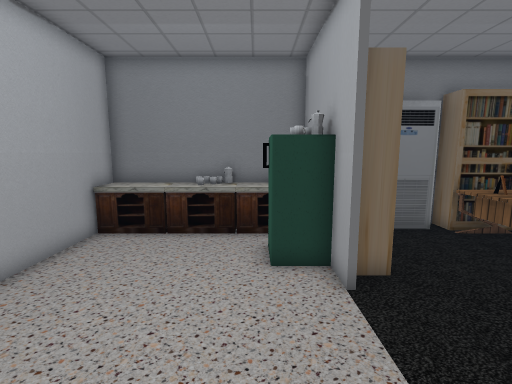
[1] (above)

18 first-person views from a walk through a 3-D level made in the Unity game engine. The camera is 1.5 m above the floor, tilts 8° down and sees 85° across. The floor is counted in squares, 0.5 m on a side. Each view is taken from the middle of a square. On the plan, view 1 faces up. The plan holds only what a view shows up to about 20 squares ahead; the rest is blank. The place goes on beyond the plan. The player character is not drawn. Some surface patterns are stand-ins.

[2]
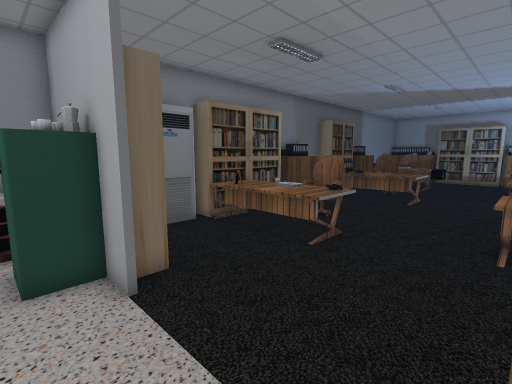

[3]
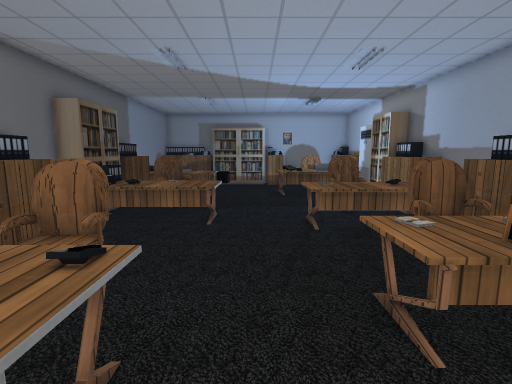

[4]
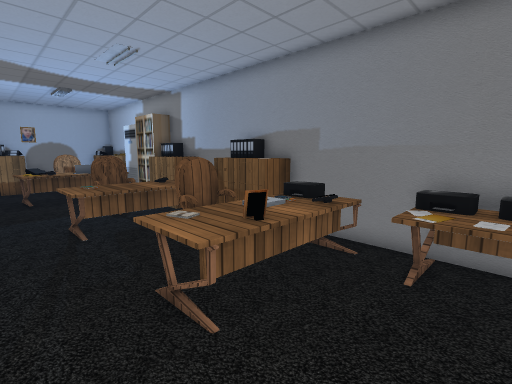

[5]
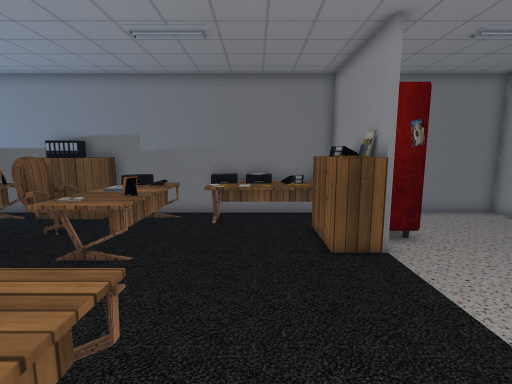

[6]
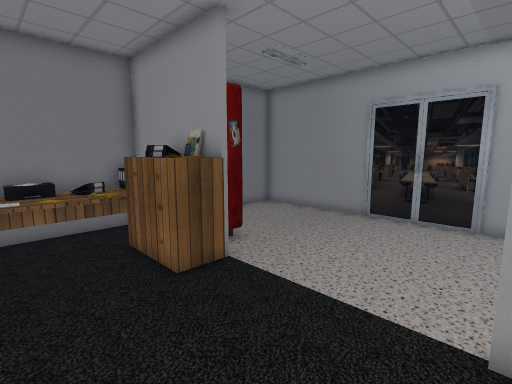

[7]
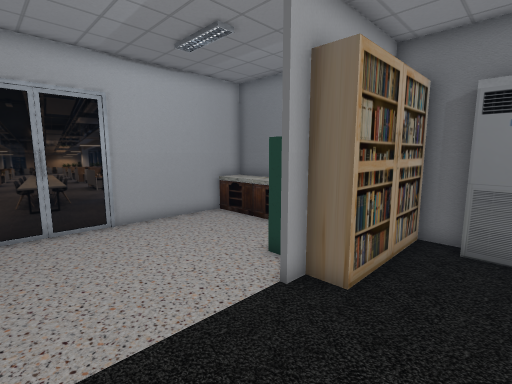

[8]
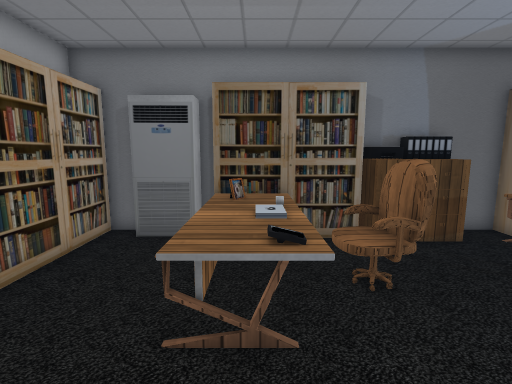

[9]
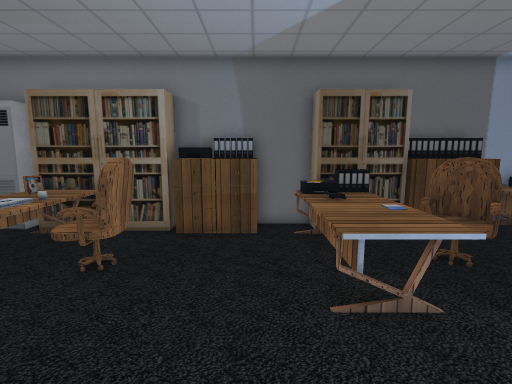

[10]
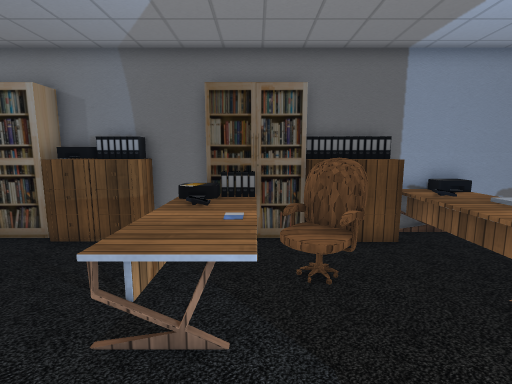

[11]
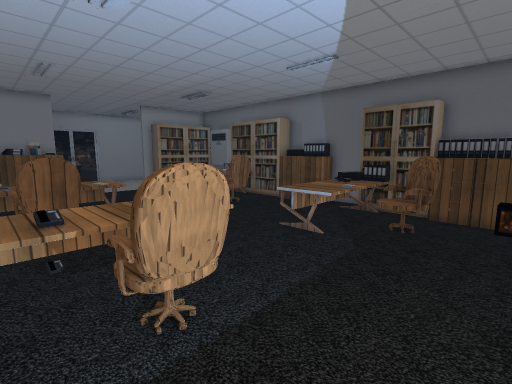

[12]
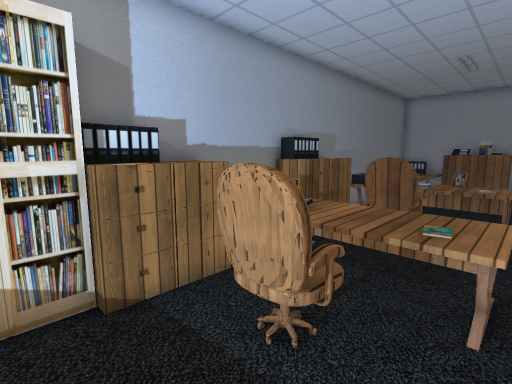

[13]
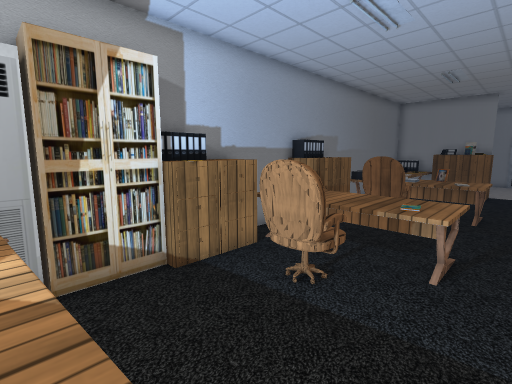

[14]
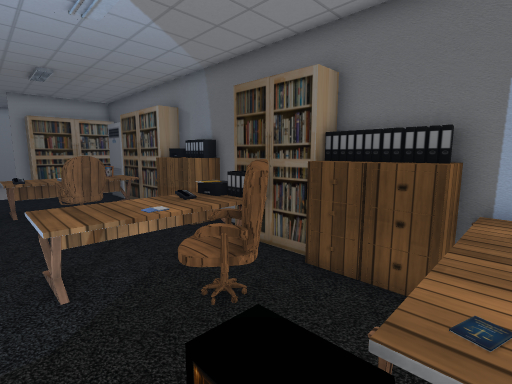

[15]
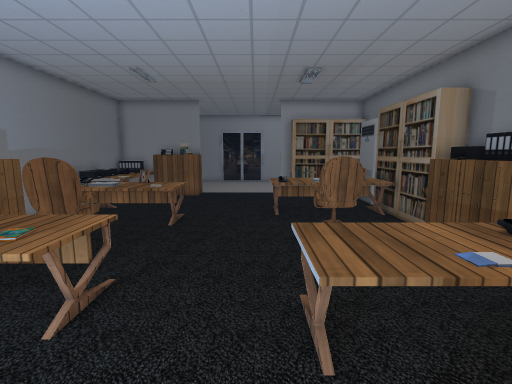

[16]
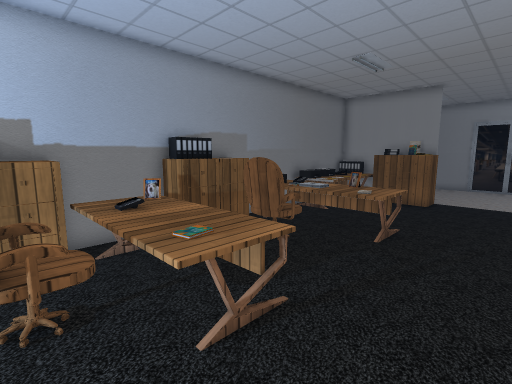

[17]
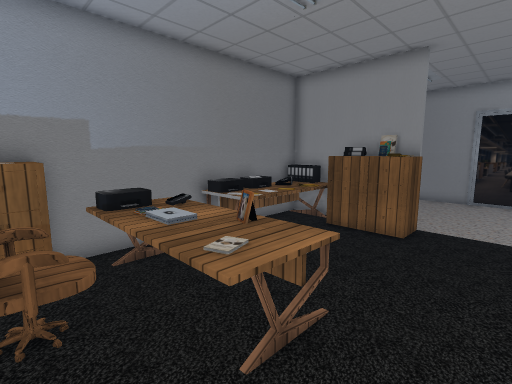

[18]
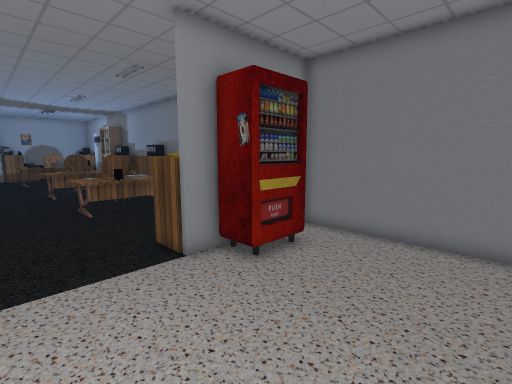

### Floor plan
Points are (right, up) in squares from view 1. A wall is a line through its corners. A room is listed if a view was taken in it or the views show most of it. See-through windows are left out.
Room 1 (views 1, 2, 3, 4, 5, 6, 7, 8, 9, 10, 11, 12, 13, 14, 15, 16, 17, 18)
walls: (2.2, 0) (2.2, -5.9) (13.6, -5.9); (7.6, 11.7) (6.9, 11.7) (6.9, 10.7) (4.6, 10.7); (2, 5.8) (2, 7.2); (2.2, 6.6) (2.2, 5.8); (16.4, -5.9) (21.1, -5.9); (4.6, 11.7) (3.2, 11.7); (18.4, 11.7) (12.6, 11.7); (0.6, 11.7) (-6, 11.7) (-6, -5.9) (2, -5.9); (25.4, -4.9) (26.5, -4.9); (26.5, 11.7) (22, 11.7)
objects: other object (-5, 10) to (-4, 11); other object (-3, 10) to (-2, 11); other object (-1, 10) to (1, 11); other object (-1, 11); other object (0, -3) to (0, -2); other object (0, 7) to (1, 9); other object (3, -5) to (8, -3); other object (3, -3) to (4, -2); other object (3, -1); other object (3, -1) to (4, 0); other object (3, 7) to (3, 11); other object (5, -5) to (6, -5); other object (7, -5) to (8, -5); other object (8, 5) to (10, 10); other object (8, 11) to (12, 11); other object (9, 5) to (10, 5); other object (9, 7) to (10, 8); other object (10, -5); other object (10, -4); other object (10, -3) to (12, 1); other object (11, -5) to (12, -4); other object (11, -3); other object (11, -2); other object (11, 0) to (12, 0); other object (11, 6) to (13, 8); other object (13, -5) to (14, -4); other object (13, -3) to (15, -2); other object (13, 10) to (14, 10); other object (13, 11) to (14, 11); other object (15, -5) to (16, -4); other object (15, 10) to (16, 11); other object (17, -5) to (19, 1); other object (18, -3) to (19, -3); other object (18, 0) to (19, 0); other object (18, 5) to (20, 10); other object (18, 8) to (19, 8); other object (18, 9) to (19, 10); other object (18, 11) to (21, 11); other object (20, -5) to (21, -4); other object (20, -3) to (21, -1); other object (21, 7) to (22, 8); other object (22, -5) to (22, -4); other object (22, 10) to (23, 11); other object (23, -5) to (25, -5); other object (24, 5) to (26, 6); other object (24, 10) to (25, 11); other object (25, 1) to (26, 1); other object (25, 6) to (26, 9); other object (26, -4) to (26, -3); other object (26, -2); other object (26, -1); other object (26, 0); other object (26, 7); other object (26, 10); other object (26, 11)

Positions as (right, up) in squares from view 1, and headings:
1: (0, 0), facing up
2: (0, 0), facing up-right
3: (6, 3), facing right
4: (6, 3), facing down-right
5: (6, 8), facing down
6: (7, 6), facing down-left
7: (6, 1), facing up-left
8: (9, 1), facing up
9: (16, 0), facing up
10: (20, 1), facing up
11: (25, -4), facing up-left
12: (24, 1), facing down-left
13: (26, 2), facing down-left
14: (26, 4), facing up-left
15: (23, 4), facing left
16: (21, 4), facing down-left
17: (14, 3), facing down-left
18: (-5, 4), facing down-right
